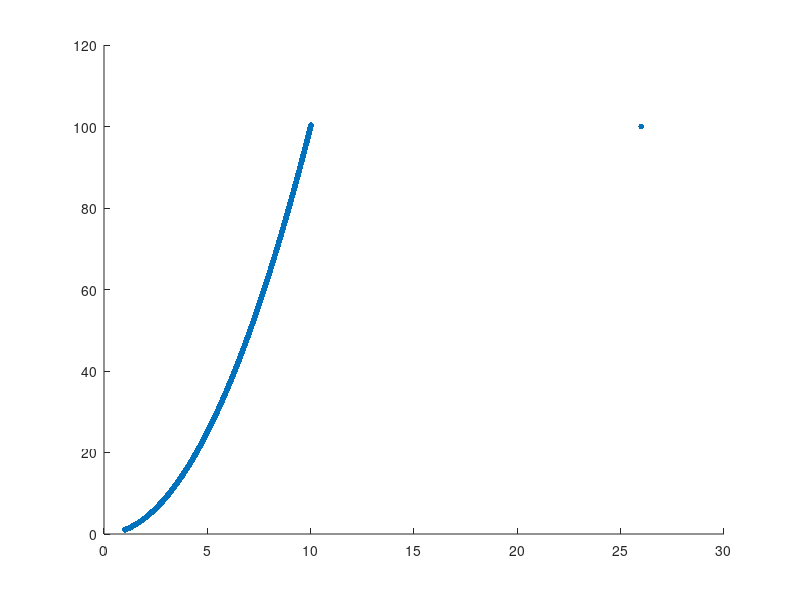

Recreate this plot in MATLAB.
% Turn on scientific notation
format longG

% Turn on diary
diary HW9prob2.txt

function [output] = steepestRosenbrock(start, numiter)
    vect = start;
    output = vect';

    % Loop numiter times
    for i = 1:numiter
        
        % Define u, v (components of x)
        u = vect(1);
        v = vect(2);
        
        % Define u, v as negative gradient
        a = -400*u^3 - 2*u + 2 + 400*u*v;
        b = 200*u^2 - 200*v;

        % Solve using approach from problem 1
        grad_coef = [400*a^4, ...
                    -600 * (b - 2*a*u) * a^2, ...
                     200 * (b - 2*a*u)^2 - 400 * (v - u^2) * a^2 + 2*a^2, ...
                     200 * (v - u^2) * (b - 2*a*u) - 2 * (1-u) * a];
        alphas = roots(grad_coef);
        
        % Define function coefficients
        func_coef = [100*a^4, ...
                    -200 * (b - 2*a*u) * a^2, ...
                     100 * (b - 2*a*u)^2 - 200 * (v - u^2) * a^2 + a^2, ...
                     200 * (v - u^2) * (b - 2*a*u) - 2 * (1-u) * a];
        
        % Loop through roots
        res = [];
        for i = 1:size(alphas, 1)
        
            % Calculate function value
            alpha = alphas(i, 1);
            val = func_coef * [alpha ^ 4; alpha ^ 3; alpha ^ 2; alpha];
        
            % Add to matrix
            res = [res; 
                  [alpha, val]];
        
        end

        % Find optimal alpha
        alpha_star = res(res(:, 2) == min(res(:, 2)), 1);

        % Calculate next vector
        vect = [u; v] + alpha_star * [a; b];
        output = [output; vect'];
        
    end
end

% Run program
output = steepestRosenbrock([26; 100], 31000);
disp("Final vector")
disp(output(31001, :))

% Plot and save
fig = scatter(output(:, 1), output(:, 2), 18, 'magenta', 'filled');
saveas(fig, "prob2.png")

% Turn off diary
diary off